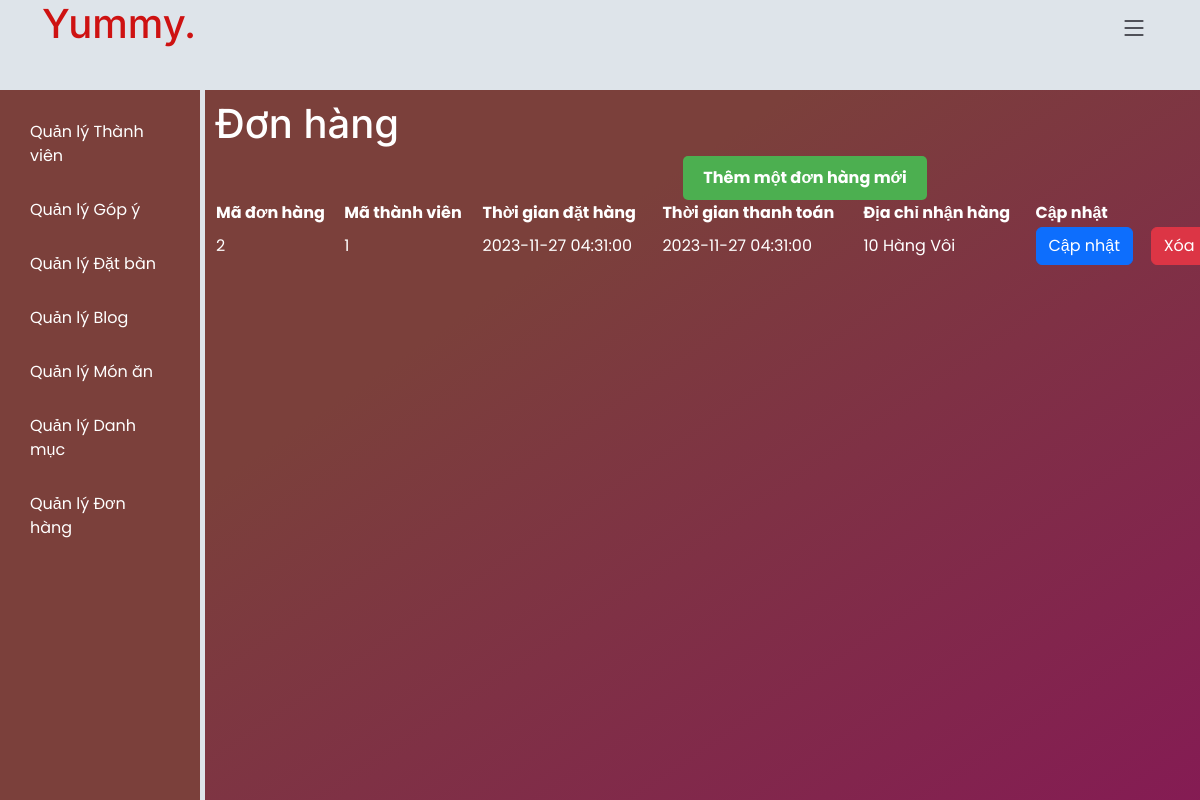
Before: /admin/admin_home.php?page=admin_orders (signed in) with the older database file.
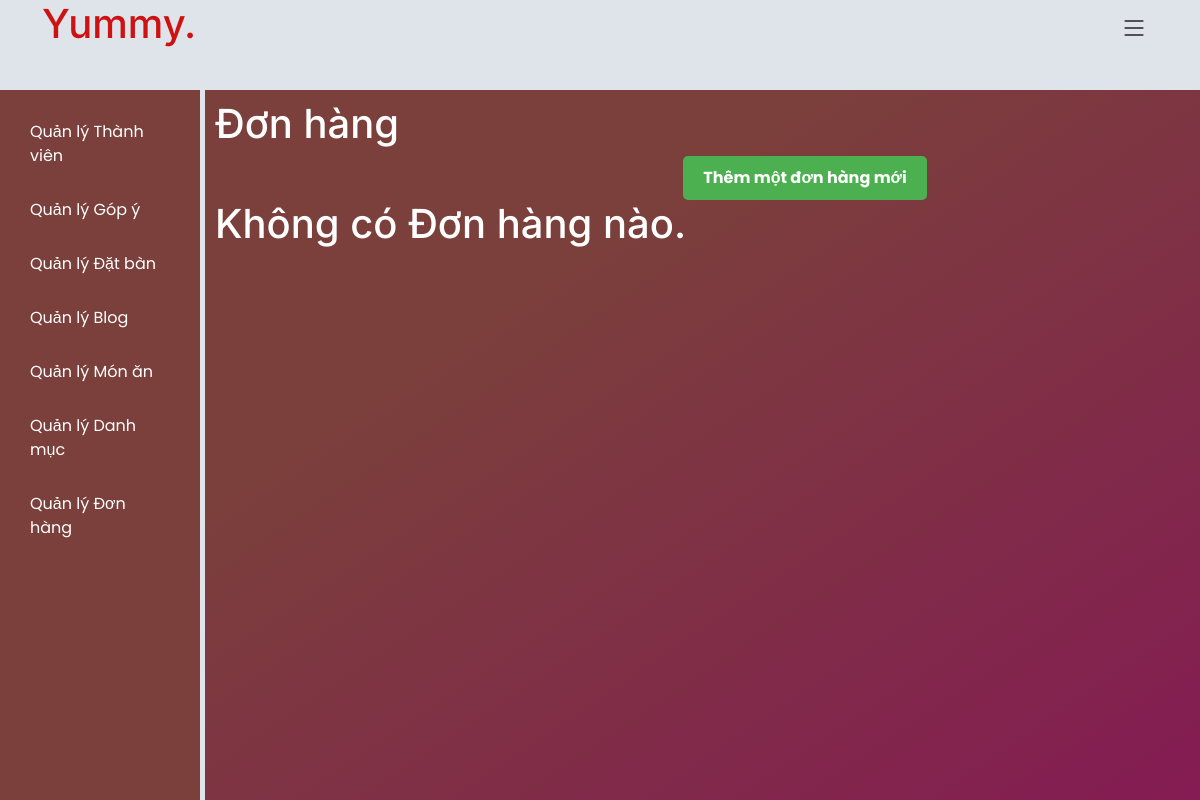
After: the same page with the newer database file.
### tables this page shows
CREATE TABLE `donhang` (
  `MaDonHang` int(11) NOT NULL,
  `MaThanhVien` int(11) NOT NULL,
  `MaPhuongThuc` int(11) NOT NULL,
  `TenNguoiNhan` varchar(255) NOT NULL,
  `DiaChiNhanHang` int(255) NOT NULL,
  `email` varchar(255) NOT NULL,
  `SDT` varchar(10) NOT NULL,
  `TrangThai` int(11) NOT NULL
);

### admin/admin_orders.php (the view, shortened to what this page needs)
<?php
require_once("../components/connection.php");
$sql = "SELECT * from donhang";
$result = $conn->query($sql);
?>
<!DOCTYPE html>
<html lang="en">
<head>
</head>
<body>
    <h1>Đơn hàng </h1>
    <center><a href="admin_home.php?page=admin_blogs_add" style="
        display: inline-block;
        padding: 10px 20px;
        color: white;
        background-color: #4CAF50;
        text-decoration: none;
        border-radius: 5px;
        font-size: 16px;
        font-weight: bold;
    ">Thêm một đơn hàng mới
    </a></center>
    <?php
    if ($result->num_rows > 0) {
        ?>
    <table width = 85%>
        <tr>
            <th>Mã đơn hàng</th>
            <th>Mã thành viên</th>
            <th>Thời gian đặt hàng</th>
            <th>Thời gian thanh toán</th>
            <th>Địa chỉ nhận hàng</th>
            <th>Cập nhật</th>
        </tr>
        <?php while($row = $result->fetch_assoc()): ?>
        <tr>
            <td><?php echo $row["MaDonHang"]; ?></td>
            <td><?php echo $row["MaThanhVien"]; ?></td>
            <td><?php echo $row["ThoiGianDatHang"]; ?></td>
            <td><?php echo $row["ThoiGianThanhToan"]; ?></td>
            <td><?php echo $row["DiaChiNhanHang"]; ?></td>
            <td><button type="button" class="btn btn-primary" onclick="window.location.href='admin_home.php?page=admin_orders_edit&madh=<?php echo $row['MaDonHang']; ?>'">Cập nhật</button> </td>
            <td><button type="button" class="btn btn-danger" onclick="if(confirm('Are you sure?')) window.location.href='admin_orders_delete.php?madh=<?php echo $row['MaDonHang']; ?>'">Xóa</button>            </td>
        </tr>
        <?php endwhile; ?>
    </table>
<?php
} else {
    echo " <tr> <h1> Không có Đơn hàng nào. </h1> </tr>";
}
?>
</body>
</html>

Changed rows visible on the page:
removed donhang: MaDonHang "2", MaThanhVien "1", ThoiGianDatHang "2023-11-27 04:31:00", ThoiGianThanhToan "2023-11-27 04:31:00", DiaChiNhanHang "10 Hàng Vôi"
Other visible differences:
text no longer shown: "Mã đơn hàng Mã thành viên Thời gian đặt hàng Thời gian thanh toán Địa chỉ nhận hàng Cập nhật"
text now shown: "Không có Đơn hàng nào."
